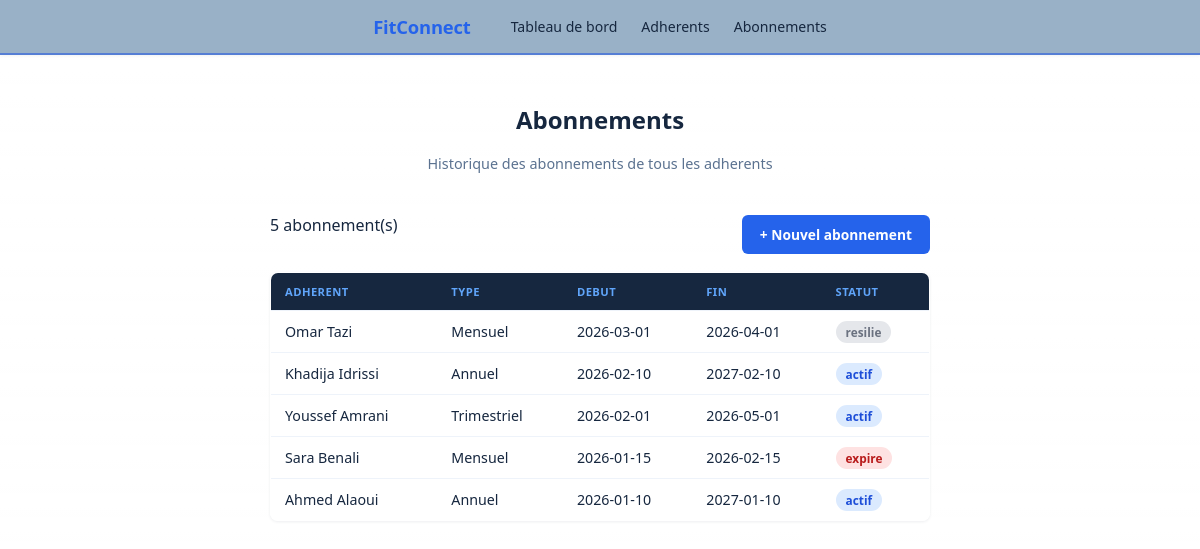
Page /public/index.php?page=abonnements on the committed database.
### tables this page shows
CREATE TABLE abonnements (
    id_abonnement INT AUTO_INCREMENT PRIMARY KEY,
    id_adherent INT NOT NULL,
    type ENUM('mensuel', 'trimestriel', 'annuel') NOT NULL,
    date_debut DATE NOT NULL,
    date_fin DATE NOT NULL,
    statut ENUM('actif', 'expire', 'resilie') DEFAULT 'actif',
    FOREIGN KEY (id_adherent) REFERENCES adherents(id_adherent)
);

CREATE TABLE adherents (
    id_adherent INT AUTO_INCREMENT PRIMARY KEY,
    nom VARCHAR(100) NOT NULL,
    prenom VARCHAR(100) NOT NULL,
    email VARCHAR(150) NOT NULL,
    telephone VARCHAR(30),
    date_inscription DATE NOT NULL,
    id_salle INT NOT NULL,
    FOREIGN KEY (id_salle) REFERENCES salles(id_salle)
);

### app/Controllers/AbonnementController.php (called while the page is built, shortened)
<?php
class AbonnementController
{
    private AbonnementService $abonnementService;
    private AdherentRepository $adherentRepository;
    public function __construct(PDO $pdo)
    {
        $this->abonnementService = new AbonnementService(new AbonnementRepository($pdo));
        $this->adherentRepository = new AdherentRepository($pdo);
    }
    public function index(): void
    {
        $abonnements = $this->abonnementService->listerTous();
        $adherents = $this->adherentRepository->findAll();
        require __DIR__ . '/../../views/abonnements/index.php';
    }
}

### vendor_autoload.php (called while the page is built, shortened)
<?php
spl_autoload_register(function (string $class): void {
    $prefixes = [
        'App\\'    => __DIR__ . '/app/',
        'Config\\' => __DIR__ . '/config/',
    ];
    foreach ($prefixes as $prefix => $baseDir) {
        if (strncmp($prefix, $class, strlen($prefix)) === 0) {
            $relative = substr($class, strlen($prefix));
            $file = $baseDir . str_replace('\\', '/', $relative) . '.php';
            if (file_exists($file)) {
                return;
            }
        }
    }
});

### app/Services/AbonnementService.php (called while the page is built, shortened)
<?php
class AbonnementService
{
    private AbonnementRepository $abonnementRepository;
    public function __construct(AbonnementRepository $abonnementRepository)
    {
        $this->abonnementRepository = $abonnementRepository;
    }
    public function listerTous(): array
    {
        return $this->abonnementRepository->findAll();
    }
}

### app/Repositories/AbonnementRepository.php (called while the page is built, shortened)
<?php
class AbonnementRepository
{
    private PDO $pdo;
    public function __construct(PDO $pdo)
    {
        $this->pdo = $pdo;
    }
    public function findAll(): array
    {
        $stmt = $this->pdo->query('SELECT * FROM abonnements ORDER BY date_debut DESC');
        return array_map(fn($row) => Abonnement::fromArray($row), $stmt->fetchAll());
    }
}

### app/Entities/Abonnement.php (called while the page is built, shortened)
<?php
class Abonnement
{
    private string $type;
    private string $dateDebut;
    private string $dateFin;
    private string $statut;
    public function __construct(
        int $idAdherent,
        string $type,
        string $dateDebut,
        string $dateFin,
        string $statut = 'actif',
        ?int $idAbonnement = null
    ) {
        $this->type = $type;
        $this->dateDebut = $dateDebut;
        $this->dateFin = $dateFin;
        $this->statut = $statut;
    }
    public static function fromArray(array $row): self
    {
        return new self(
            (int) $row['id_adherent'],
            $row['type'],
            $row['date_debut'],
            $row['date_fin'],
            $row['statut'] ?? 'actif',
            isset($row['id_abonnement']) ? (int) $row['id_abonnement'] : null
        );
    }
    public function getType(): string { return $this->type; }
    public function getDateDebut(): string { return $this->dateDebut; }
    public function getDateFin(): string { return $this->dateFin; }
    public function getStatut(): string { return $this->statut; }
}

### app/Repositories/AdherentRepository.php (called while the page is built, shortened)
<?php
class AdherentRepository
{
    private PDO $pdo;
    public function __construct(PDO $pdo)
    {
        $this->pdo = $pdo;
    }
    public function findAll(): array
    {
        $stmt = $this->pdo->query('SELECT * FROM adherents ORDER BY nom, prenom');
        return array_map(fn($row) => Adherent::fromArray($row), $stmt->fetchAll());
    }
}

### app/Entities/Adherent.php (called while the page is built, shortened)
<?php
class Adherent
{
    private string $nom;
    private string $prenom;
    public function __construct(
        string $nom,
        string $prenom,
        string $email,
        ?string $telephone,
        string $dateInscription,
        int $idSalle,
        ?int $idAdherent = null
    ) {
        $this->nom = $nom;
        $this->prenom = $prenom;
    }
    public static function fromArray(array $row): self
    {
        return new self(
            $row['nom'],
            $row['prenom'],
            $row['email'],
            $row['telephone'] ?? null,
            $row['date_inscription'],
            (int) $row['id_salle'],
            isset($row['id_adherent']) ? (int) $row['id_adherent'] : null
        );
    }
    public function getNomComplet(): string { return $this->prenom . ' ' . $this->nom; }
}

### views/abonnements/index.php (the view, shortened to what this page needs)
<?php require __DIR__ . '/../partials/nav.php'; ?>
<div class="container">
    <h1>Abonnements</h1>
    <p class="subtitle">Historique des abonnements de tous les adherents</p>
    <div class="top-actions">
        <span><?= count($abonnements) ?> abonnement(s)</span>
        <a class="btn-primary" href="index.php?page=abonnements&action=create">+ Nouvel abonnement</a>
    </div>
    <table>
        <thead>
        <tr><th>Adherent</th><th>Type</th><th>Debut</th><th>Fin</th><th>Statut</th></tr>
        </thead>
        <tbody>
        <?php foreach ($abonnements as $ab): ?>
            <?php
                $nomAdherent = '#' . $ab->getIdAdherent();
                foreach ($adherents as $a) {
                    if ($a->getIdAdherent() === $ab->getIdAdherent()) { $nomAdherent = $a->getNomComplet(); break; }
                }
                $badgeClass = 'badge-' . $ab->getStatut();
            ?>
            <tr>
                <td><?= htmlspecialchars($nomAdherent) ?></td>
                <td><?= htmlspecialchars(ucfirst($ab->getType())) ?></td>
                <td><?= htmlspecialchars($ab->getDateDebut()) ?></td>
                <td><?= htmlspecialchars($ab->getDateFin()) ?></td>
                <td><span class="badge <?= $badgeClass ?>"><?= htmlspecialchars($ab->getStatut()) ?></span></td>
            </tr>
        <?php endforeach; ?>
        </tbody>
    </table>
</div>

### public/assets/style.css (style rules this page uses)
* { box-sizing: border-box; }
body { font-family: 'Segoe UI', Arial, sans-serif; background: linear-gradient(rgba(255, 255, 255, 0.75), rgba(255, 255, 255, 0.658)), url('https://images.pexels.com/photos/1552242/pexels-photo-1552242.jpeg?auto=compress&cs=tinysrgb&w=1920') no-repeat center center fixed !important; background-size: cover !important; margin: 0; color: #16273f; }
.container { max-width: 700px; margin: 32px auto; padding: 0 20px; display: flex; flex-direction: column; align-items: center; text-align: center; }
h1 { font-size: 1.5rem; margin-bottom: 4px; color: #16273f; font-weight: 700; }
.subtitle { color: #5b7290; margin-bottom: 22px; font-size: .9rem; }
table { width: 100%; border-collapse: collapse; background: rgba(255, 255, 255, 0.95); backdrop-filter: blur(8px); border: 1px solid #d7e3f4; border-radius: 8px; overflow: hidden; box-shadow: 0 1px 3px rgba(22, 39, 63, .08); text-align: left; }
th, td { text-align: left; padding: 11px 14px; border-bottom: 1px solid #eef3fa; font-size: .89rem; }
th { background: #16273f; text-transform: uppercase; font-size: .7rem; letter-spacing: .04em; color: #60a5fa; font-weight: 700; }
tr:last-child td { border-bottom: none; }
.badge { padding: 3px 10px; border-radius: 12px; font-size: .74rem; font-weight: 600; }
.badge-actif { background: #dbeafe; color: #1d4ed8; }
.badge-expire { background: #fee2e2; color: #b91c1c; }
.badge-resilie { background: #e5e7eb; color: #6b7280; }
button, .btn-primary { margin-top: 20px; background: #2563eb; border: none; padding: 10px 18px; border-radius: 6px; font-weight: 600; cursor: pointer; color: #ffffff; font-size: .86rem; }
.top-actions { margin-bottom: 18px; display: flex; justify-content: space-between; align-items: center; width: 100%; }
.btn-primary { text-decoration: none; display: inline-block; }

### rows in the picture
abonnements: id_adherent.nom "Omar Tazi", type "Mensuel", date_debut "2026-03-01", date_fin "2026-04-01", statut "resilie"
abonnements: id_adherent.nom "Khadija Idrissi", type "Annuel", date_debut "2026-02-10", date_fin "2027-02-10", statut "actif"
abonnements: id_adherent.nom "Youssef Amrani", type "Trimestriel", date_debut "2026-02-01", date_fin "2026-05-01", statut "actif"
abonnements: id_adherent.nom "Sara Benali", type "Mensuel", date_debut "2026-01-15", date_fin "2026-02-15", statut "expire"
abonnements: id_adherent.nom "Ahmed Alaoui", type "Annuel", date_debut "2026-01-10", date_fin "2027-01-10", statut "actif"

### other values in the picture
count($abonnements) "5"
